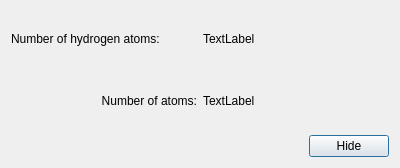
<?xml version="1.0" encoding="UTF-8"?>
<ui version="4.0">
 <class>DynamicDisplayDialog</class>
 <widget class="QDialog" name="DynamicDisplayDialog">
  <property name="geometry">
   <rect>
    <x>0</x>
    <y>0</y>
    <width>400</width>
    <height>168</height>
   </rect>
  </property>
  <property name="windowTitle">
   <string>Dynamic Display Extension</string>
  </property>
  <layout class="QGridLayout" name="gridLayout">
   <item row="3" column="0" colspan="2">
    <layout class="QHBoxLayout" name="horizontalLayout">
     <item>
      <spacer name="horizontalSpacer">
       <property name="orientation">
        <enum>Qt::Horizontal</enum>
       </property>
       <property name="sizeHint" stdset="0">
        <size>
         <width>40</width>
         <height>20</height>
        </size>
       </property>
      </spacer>
     </item>
     <item>
      <widget class="QPushButton" name="push_hide">
       <property name="text">
        <string>Hide</string>
       </property>
      </widget>
     </item>
    </layout>
   </item>
   <item row="0" column="0">
    <widget class="QLabel" name="label">
     <property name="text">
      <string>Number of hydrogen atoms:</string>
     </property>
     <property name="alignment">
      <set>Qt::AlignLeading|Qt::AlignLeft|Qt::AlignVCenter</set>
     </property>
    </widget>
   </item>
   <item row="0" column="1">
    <widget class="QLabel" name="label_numHydrogens">
     <property name="text">
      <string>TextLabel</string>
     </property>
    </widget>
   </item>
   <item row="2" column="0">
    <widget class="QLabel" name="label_2">
     <property name="text">
      <string>Number of atoms:</string>
     </property>
     <property name="alignment">
      <set>Qt::AlignRight|Qt::AlignTrailing|Qt::AlignVCenter</set>
     </property>
    </widget>
   </item>
   <item row="2" column="1">
    <widget class="QLabel" name="label_numAtoms">
     <property name="text">
      <string>TextLabel</string>
     </property>
    </widget>
   </item>
  </layout>
 </widget>
 <resources/>
 <connections/>
</ui>
